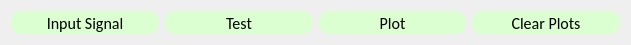
   <widget class="QWidget" name="">
    <property name="geometry">
     <rect>
      <x>10</x>
      <y>680</y>
      <width>631</width>
      <height>41</height>
     </rect>
    </property>
    <layout class="QHBoxLayout" name="horizontalLayout">
     <item>
      <widget class="QPushButton" name="DataFileButton_1">
       <property name="font">
        <font>
         <family>Calibri</family>
         <pointsize>12</pointsize>
         <weight>50</weight>
         <italic>false</italic>
         <bold>false</bold>
         <strikeout>false</strikeout>
        </font>
       </property>
       <property name="statusTip">
        <string/>
       </property>
       <property name="styleSheet">
        <string notr="true">QPushButton{background-color:rgb(220, 255, 210); border:none;
padding-top:2px; color:rgb(0,0,0); border-radius: 10px; }
QPushButton:hover{background-color:rgb(191, 255, 128);}
QPushButton:pressed{background-color:rgb(115, 230, 0);}</string>
       </property>
       <property name="text">
        <string>Input Signal</string>
       </property>
       <property name="autoDefault">
        <bool>false</bool>
       </property>
       <property name="default">
        <bool>false</bool>
       </property>
       <property name="flat">
        <bool>false</bool>
       </property>
      </widget>
     </item>
     <item>
      <widget class="QPushButton" name="TestButton">
       <property name="font">
        <font>
         <family>Calibri</family>
         <pointsize>12</pointsize>
        </font>
       </property>
       <property name="styleSheet">
        <string notr="true">QPushButton{background-color:rgb(220, 255, 210); border:none;
padding-top:2px; color:rgb(0,0,0); border-radius: 10px; }
QPushButton:hover{background-color:rgb(191, 255, 128);}
QPushButton:pressed{background-color:rgb(115, 230, 0);}</string>
       </property>
       <property name="text">
        <string>Test</string>
       </property>
      </widget>
     </item>
     <item>
      <widget class="QPushButton" name="pushButton">
       <property name="font">
        <font>
         <family>Calibri</family>
         <pointsize>12</pointsize>
        </font>
       </property>
       <property name="styleSheet">
        <string notr="true">QPushButton{background-color:rgb(220, 255, 210); border:none;
padding-top:2px; color:rgb(0,0,0); border-radius: 10px; }
QPushButton:hover{background-color:rgb(191, 255, 128);}
QPushButton:pressed{background-color:rgb(115, 230, 0);}</string>
       </property>
       <property name="text">
        <string>Plot</string>
       </property>
      </widget>
     </item>
     <item>
      <widget class="QPushButton" name="ClearPushButton">
       <property name="font">
        <font>
         <family>Calibri</family>
         <pointsize>12</pointsize>
        </font>
       </property>
       <property name="styleSheet">
        <string notr="true">QPushButton{background-color:rgb(220, 255, 210); border:none;
padding-top:2px; color:rgb(0,0,0); border-radius: 10px; }
QPushButton:hover{background-color:rgb(191, 255, 128);}
QPushButton:pressed{background-color:rgb(115, 230, 0);}</string>
       </property>
       <property name="text">
        <string>Clear Plots</string>
       </property>
      </widget>
     </item>
    </layout>
   </widget>
